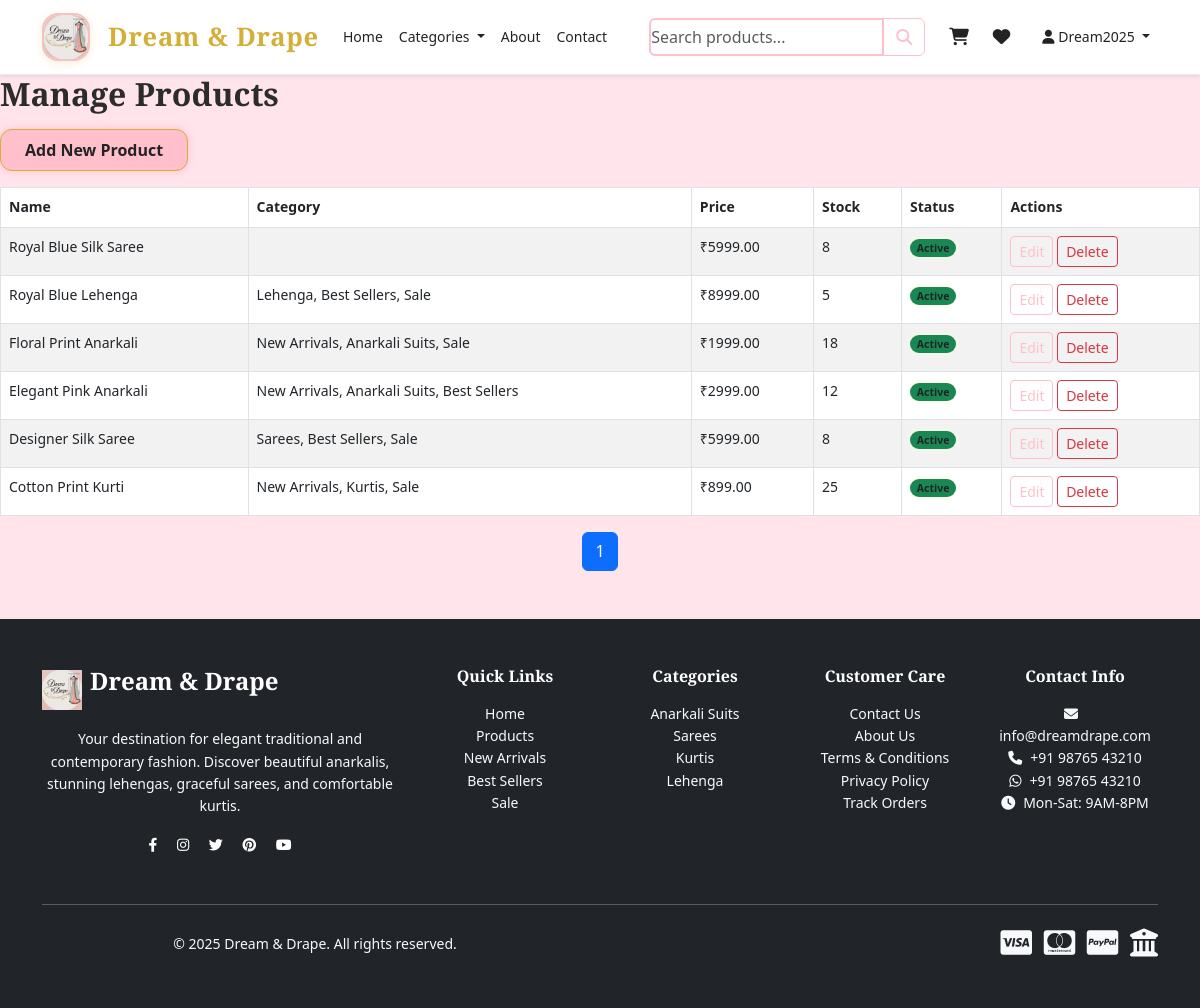
The page /admin/products (signed in) on the database its author committed.
### app/models.py (models this page shows, shortened)
class User(UserMixin, db.Model):
    id = db.Column(db.Integer, primary_key=True)
    username = db.Column(db.String(80), unique=True, nullable=False, index=True)
    email = db.Column(db.String(120), unique=True, nullable=False, index=True)
    password_hash = db.Column(db.String(255), nullable=False)
    first_name = db.Column(db.String(50), nullable=False)
    last_name = db.Column(db.String(50), nullable=False)
    phone = db.Column(db.String(15))
    address = db.Column(db.Text)
    city = db.Column(db.String(50))
    state = db.Column(db.String(50))
    pincode = db.Column(db.String(10))
    country = db.Column(db.String(50), default='India')
    is_admin = db.Column(db.Boolean, default=False, index=True)
    is_active = db.Column(db.Boolean, default=True, index=True)
    created_at = db.Column(db.DateTime, default=datetime.utcnow, index=True)
    last_login = db.Column(db.DateTime)
    failed_login_attempts = db.Column(db.Integer, default=0)
    locked_until = db.Column(db.DateTime)
    orders = db.relationship('Order', backref='user', lazy=True)
    cart_items = db.relationship('CartItem', backref='user', lazy=True)
    wishlist_items = db.relationship('WishlistItem', backref='user', lazy=True)
    reviews = db.relationship('Review', backref='user', lazy=True)

class Product(db.Model):
    id = db.Column(db.Integer, primary_key=True)
    name = db.Column(db.String(200), nullable=False, index=True)
    description = db.Column(db.Text)
    price = db.Column(db.Float, nullable=False, index=True)
    original_price = db.Column(db.Float)
    sku = db.Column(db.String(50), unique=True, index=True)
    stock_quantity = db.Column(db.Integer, default=0, index=True)
    image_url = db.Column(db.String(255))
    additional_images = db.Column(db.Text)  # JSON string of image URLs
    sizes = db.Column(db.String(200))  # Comma-separated sizes
    colors = db.Column(db.String(200))  # Comma-separated colors
    material = db.Column(db.String(100))
    care_instructions = db.Column(db.Text)
    is_featured = db.Column(db.Boolean, default=False, index=True)
    is_new_arrival = db.Column(db.Boolean, default=False, index=True)
    is_best_seller = db.Column(db.Boolean, default=False, index=True)
    is_on_sale = db.Column(db.Boolean, default=False, index=True)
    is_active = db.Column(db.Boolean, default=True, index=True)
    created_at = db.Column(db.DateTime, default=datetime.utcnow, index=True)
    updated_at = db.Column(db.DateTime, default=datetime.utcnow, onupdate=datetime.utcnow)
    categories = db.relationship('Category', secondary=product_categories, backref='products')
    cart_items = db.relationship('CartItem', backref='product', lazy=True)
    order_items = db.relationship('OrderItem', backref='product', lazy=True)
    wishlist_items = db.relationship('WishlistItem', backref='product', lazy=True)
    reviews = db.relationship('Review', backref='product', lazy=True)

class Category(db.Model):
    id = db.Column(db.Integer, primary_key=True)
    name = db.Column(db.String(100), unique=True, nullable=False, index=True)
    description = db.Column(db.Text)
    image_url = db.Column(db.String(255))
    is_active = db.Column(db.Boolean, default=True, index=True)
    created_at = db.Column(db.DateTime, default=datetime.utcnow, index=True)

### app/admin.py (the view)
@admin.route('/products')
@login_required
@admin_required
def manage_products():
    page = request.args.get('page', 1, type=int)
    search = sanitize_input(request.args.get('search', ''))
    category = sanitize_input(request.args.get('category', ''))
    try:
        query = Product.query
        if search:
            clean_search = bleach.clean(search, strip=True)
            query = query.filter(Product.name.contains(clean_search))
        if category:
            query = query.join(Product.categories).filter(Category.name == category)
        products = query.order_by(Product.created_at.desc()).paginate(
            page=page, per_page=20, error_out=False
        )
        categories = Category.query.all()
        return render_template('admin/manage_products.html',
                             products=products, categories=categories,
                             search=search, current_category=category)
    except Exception as e:
        current_app.logger.error(f"Manage products error: {e}")
        flash('Error loading products.', 'error')
        return redirect(url_for('admin.dashboard'))

### app/templates/admin/manage_products.html (shortened to what this page needs)
{% extends "base.html" %}
{% block content %}
<h2>Manage Products</h2>
<a href="{{ url_for('admin.add_product') }}" class="btn btn-primary mb-3">Add New Product</a>
<table class="table table-striped table-bordered admin-table selectable">
  <thead>
    <tr>
      <th>Name</th>
      <th>Category</th>
      <th>Price</th>
      <th>Stock</th>
      <th>Status</th>
      <th>Actions</th>
    </tr>
  </thead>
  <tbody>
    {% for product in products.items %}
    <tr data-id="{{ product.id }}">
      <td>{{ product.name }}</td>
      <td>
        {% for category in product.categories %}
          {{ category.name }}{% if not loop.last %}, {% endif %}
        {% endfor %}
      </td>
      <td>₹{{ "%.2f"|format(product.price) }}</td>
      <td>{{ product.stock_quantity }}</td>
      <td>
        {% if product.is_active %}
          <span class="badge bg-success">Active</span>
        {% else %}
          <span class="badge bg-secondary">Inactive</span>
        {% endif %}
      </td>
      <td>
        <a href="{{ url_for('admin.edit_product', id=product.id) }}" class="btn btn-sm btn-outline-primary">Edit</a>
        <a href="{{ url_for('admin.delete_product', id=product.id) }}" class="btn btn-sm btn-outline-danger" onclick="return confirm('Delete product?')">Delete</a>
      </td>
    </tr>
    {% else %}
    <tr><td colspan="6" class="text-center">No products found.</td></tr>
    {% endfor %}
  </tbody>
</table>
<nav aria-label="Product pagination">
  <ul class="pagination justify-content-center">
    {% for p in products.iter_pages() %}
      {% if p %}
        <li class="page-item {% if p == products.page %}active{% endif %}">
          <a class="page-link" href="{{ url_for('admin.manage_products', page=p) }}">{{ p }}</a>
        </li>
      {% else %}
        <li class="page-item disabled"><span class="page-link">…</span></li>
      {% endif %}
    {% endfor %}
  </ul>
</nav>
{% endblock %}

### app/templates/base.html (shortened to what this page needs)
<!DOCTYPE html>
<html lang="en">
<head>
    <link href="https://cdn.jsdelivr.net/npm/bootstrap@5.3.0/dist/css/bootstrap.min.css" rel="stylesheet">
    <link rel="stylesheet" href="https://cdnjs.cloudflare.com/ajax/libs/font-awesome/6.4.0/css/all.min.css">
    <link rel="stylesheet" href="/static/css/style.css">
</head>
<body>
    <nav class="navbar navbar-expand-lg navbar-light bg-white sticky-top shadow-sm">
        <div class="container">
            <a class="navbar-brand d-flex align-items-center" href="{{ url_for('main.index') }}">
                <img src="{{ url_for('static', filename='images/logo.jpg') }}" alt="Dream & Drape" class="logo-img me-2">
                <span class="brand-text">Dream & Drape</span>
            </a>
            <div class="collapse navbar-collapse" id="navbarNav">
                <ul class="navbar-nav me-auto">
                    <li class="nav-item">
                        <a class="nav-link" href="{{ url_for('main.index') }}">Home</a>
                    </li>
                    <li class="nav-item dropdown">
                        <a class="nav-link dropdown-toggle" href="#" id="categoriesDropdown" role="button" data-bs-toggle="dropdown">
                            Categories
                        </a>
                    </li>
                    <li class="nav-item">
                        <a class="nav-link" href="{{ url_for('main.about') }}">About</a>
                    </li>
                    <li class="nav-item">
                        <a class="nav-link" href="{{ url_for('main.contact') }}">Contact</a>
                    </li>
                </ul>
                <form class="d-flex me-3" method="GET" action="{{ url_for('main.products') }}">
                    <div class="input-group">
                        <input class="form-control" type="search" name="search" placeholder="Search products..." value="{{ request.args.get('search', '') }}">
                        <button class="btn btn-outline-primary" type="submit">
                            <i class="fas fa-search"></i>
                        </button>
                    </div>
                </form>
                <ul class="navbar-nav">
                    {% if current_user.is_authenticated %}
                        <li class="nav-item position-relative me-2">
                            <a class="nav-link" href="{{ url_for('main.cart') }}">
                            </a>
                        </li>
                        <li class="nav-item position-relative me-3">
                            <a class="nav-link" href="{{ url_for('main.wishlist') }}">
                            </a>
                        </li>
                        <li class="nav-item dropdown">
                            <a class="nav-link dropdown-toggle" href="#" id="userDropdown" role="button" data-bs-toggle="dropdown">
                                <i class="fas fa-user"></i> {{ current_user.first_name }}
                            </a>
                        </li>
                    {% endif %}
                </ul>
            </div>
        </div>
    </nav>
    <main>
        {% block content %}{% endblock %}
    </main>
    <footer class="bg-dark text-white py-5 mt-5">
        <div class="container">
            <div class="row">
                <div class="col-lg-4 col-md-6 mb-4">
                    <div class="d-flex align-items-center mb-3">
                        <img src="{{ url_for('static', filename='images/logo.jpg') }}" alt="Dream & Drape" height="40" class="me-2">
                        <h5 class="brand-text text-white">Dream & Drape</h5>
                    </div>
                    <p class="text-light">
                        Your destination for elegant traditional and contemporary fashion.
                        Discover beautiful anarkalis, stunning lehengas, graceful sarees, and comfortable kurtis.
                    </p>
                    <div class="social-links">
                        <a href="#" class="text-white me-3"><i class="fab fa-facebook-f"></i></a>
                        <a href="#" class="text-white me-3"><i class="fab fa-instagram"></i></a>
                        <a href="#" class="text-white me-3"><i class="fab fa-twitter"></i></a>
                        <a href="#" class="text-white me-3"><i class="fab fa-pinterest"></i></a>
                        <a href="#" class="text-white"><i class="fab fa-youtube"></i></a>
                    </div>
                </div>
                <div class="col-lg-2 col-md-6 mb-4">
                    <h6 class="text-white mb-3">Quick Links</h6>
                    <ul class="list-unstyled">
                        <li><a href="{{ url_for('main.index') }}" class="text-light text-decoration-none">Home</a></li>
                        <li><a href="{{ url_for('main.products') }}" class="text-light text-decoration-none">Products</a></li>
                        <li><a href="{{ url_for('main.products', category='New Arrivals') }}" class="text-light text-decoration-none">New Arrivals</a></li>
                        <li><a href="{{ url_for('main.products', category='Best Sellers') }}" class="text-light text-decoration-none">Best Sellers</a></li>
                        <li><a href="{{ url_for('main.products', category='Sale') }}" class="text-light text-decoration-none">Sale</a></li>
                    </ul>
                </div>
                <div class="col-lg-2 col-md-6 mb-4">
                    <h6 class="text-white mb-3">Categories</h6>
                    <ul class="list-unstyled">
                        <li><a href="{{ url_for('main.products', category='Anarkali Suits') }}" class="text-light text-decoration-none">Anarkali Suits</a></li>
                        <li><a href="{{ url_for('main.products', category='Sarees') }}" class="text-light text-decoration-none">Sarees</a></li>
                        <li><a href="{{ url_for('main.products', category='Kurtis') }}" class="text-light text-decoration-none">Kurtis</a></li>
                        <li><a href="{{ url_for('main.products', category='Lehenga') }}" class="text-light text-decoration-none">Lehenga</a></li>
                    </ul>
                </div>
                <div class="col-lg-2 col-md-6 mb-4">
                    <h6 class="text-white mb-3">Customer Care</h6>
                    <ul class="list-unstyled">
                        <li><a href="{{ url_for('main.contact') }}" class="text-light text-decoration-none">Contact Us</a></li>
                        <li><a href="{{ url_for('main.about') }}" class="text-light text-decoration-none">About Us</a></li>
                        <li><a href="{{ url_for('main.terms') }}" class="text-light text-decoration-none">Terms & Conditions</a></li>
                        <li><a href="{{ url_for('main.privacy') }}" class="text-light text-decoration-none">Privacy Policy</a></li>
                        {% if current_user.is_authenticated %}
                            <li><a href="{{ url_for('auth.my_orders') }}" class="text-light text-decoration-none">Track Orders</a></li>
                        {% endif %}
                    </ul>
                </div>
                <div class="col-lg-2 col-md-6 mb-4">
                    <h6 class="text-white mb-3">Contact Info</h6>
                    <ul class="list-unstyled text-light">
                        <li><i class="fas fa-envelope me-2"></i>info@dreamdrape.com</li>
                        <li><i class="fas fa-phone me-2"></i>+91 98765 43210</li>
                        <li><i class="fab fa-whatsapp me-2"></i>+91 98765 43210</li>
                        <li><i class="fas fa-clock me-2"></i>Mon-Sat: 9AM-8PM</li>
                    </ul>
                </div>
            </div>
            <hr class="my-4">
            <div class="row align-items-center">
                <div class="col-md-6">
                    <p class="text-light mb-0">
                        &copy; 2025 Dream & Drape. All rights reserved.
                    </p>
                </div>
                <div class="col-md-6 text-end">
                    <div class="payment-icons">
                        <i class="fab fa-cc-visa fa-2x me-2 text-light"></i>
                        <i class="fab fa-cc-mastercard fa-2x me-2 text-light"></i>
                        <i class="fab fa-cc-paypal fa-2x me-2 text-light"></i>
                        <i class="fas fa-university fa-2x text-light" title="Net Banking"></i>
                    </div>
                </div>
            </div>
        </div>
    </footer>
</body>
</html>

### rows shown on the page
User: first_name "Dream2025"
Product: name "Royal Blue Silk Saree", price "5999.00", stock_quantity "8", is_active "Active"
Product: name "Royal Blue Lehenga", price "8999.00", stock_quantity "5", is_active "Active"
Category: name "Lehenga"
Category: name "Best Sellers"
Category: name "Sale"
Product: name "Floral Print Anarkali", price "1999.00", stock_quantity "18", is_active "Active"
Category: name "New Arrivals"
Category: name "Anarkali Suits"
Product: name "Elegant Pink Anarkali", price "2999.00", stock_quantity "12", is_active "Active"
Product: name "Designer Silk Saree", price "5999.00", stock_quantity "8", is_active "Active"
Category: name "Sarees"
Product: name "Cotton Print Kurti", price "899.00", stock_quantity "25", is_active "Active"
Category: name "Kurtis"

### other values the page prints
{{ p }} "1"
